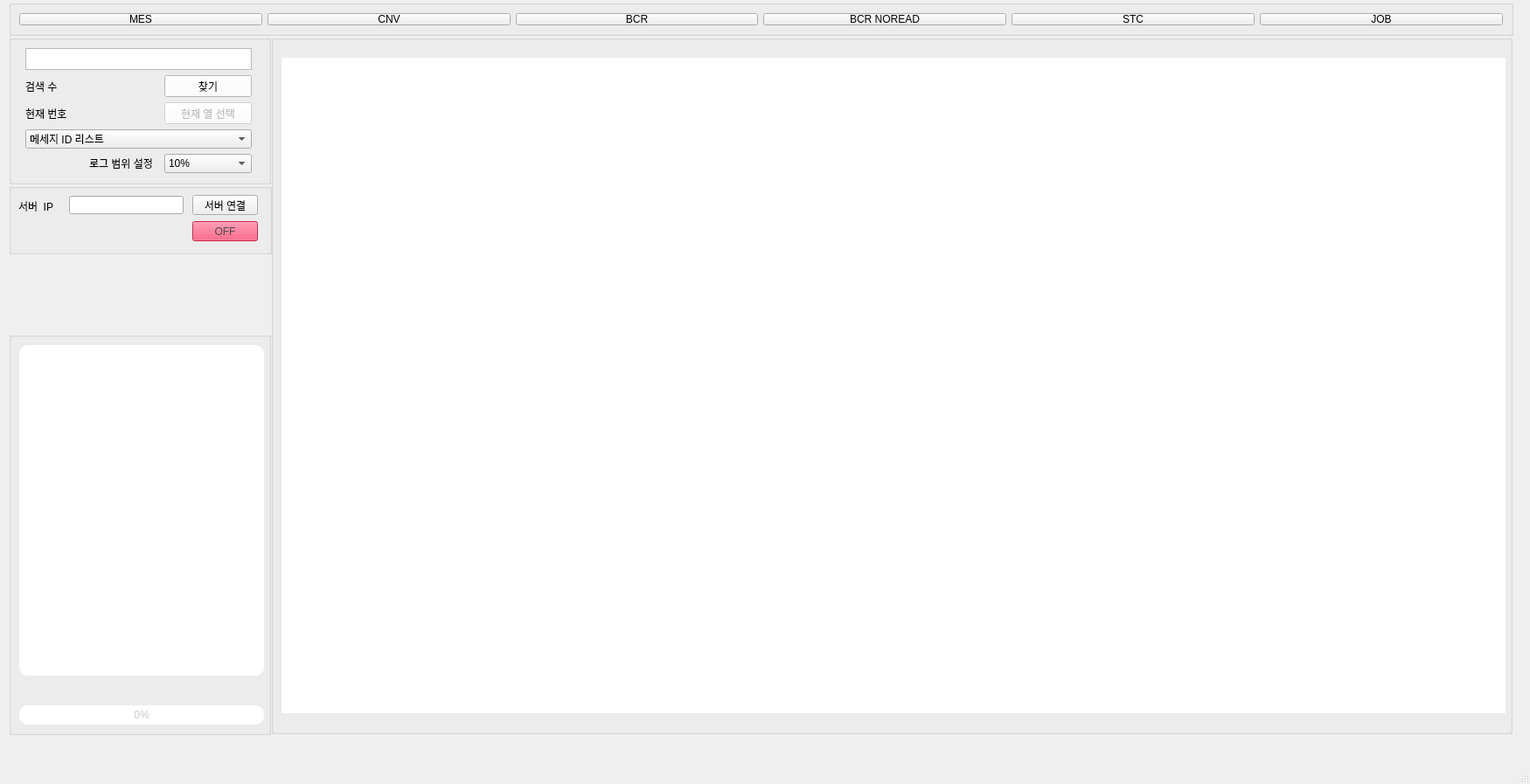
<?xml version="1.0" encoding="UTF-8"?>
<ui version="4.0">
 <class>MainWindow</class>
 <widget class="QMainWindow" name="MainWindow">
  <property name="windowModality">
   <enum>Qt::WindowModal</enum>
  </property>
  <property name="enabled">
   <bool>true</bool>
  </property>
  <property name="geometry">
   <rect>
    <x>0</x>
    <y>0</y>
    <width>1750</width>
    <height>897</height>
   </rect>
  </property>
  <property name="minimumSize">
   <size>
    <width>1000</width>
    <height>800</height>
   </size>
  </property>
  <property name="maximumSize">
   <size>
    <width>1750</width>
    <height>900</height>
   </size>
  </property>
  <property name="contextMenuPolicy">
   <enum>Qt::ActionsContextMenu</enum>
  </property>
  <property name="windowTitle">
   <string>ECSLOGCHK</string>
  </property>
  <property name="styleSheet">
   <string notr="true"/>
  </property>
  <property name="dockNestingEnabled">
   <bool>false</bool>
  </property>
  <widget class="QWidget" name="centralwidget">
   <property name="sizePolicy">
    <sizepolicy hsizetype="Expanding" vsizetype="Expanding">
     <horstretch>0</horstretch>
     <verstretch>0</verstretch>
    </sizepolicy>
   </property>
   <widget class="QGroupBox" name="groupBox">
    <property name="geometry">
     <rect>
      <x>10</x>
      <y>40</y>
      <width>300</width>
      <height>171</height>
     </rect>
    </property>
    <property name="title">
     <string/>
    </property>
    <layout class="QGridLayout" name="gridLayout">
     <item row="0" column="0" colspan="3">
      <widget class="QTextEdit" name="textEditFind">
       <property name="maximumSize">
        <size>
         <width>300</width>
         <height>25</height>
        </size>
       </property>
       <property name="lineWidth">
        <number>50</number>
       </property>
      </widget>
     </item>
     <item row="1" column="0">
      <widget class="QLabel" name="labelSearchNo">
       <property name="minimumSize">
        <size>
         <width>40</width>
         <height>0</height>
        </size>
       </property>
       <property name="maximumSize">
        <size>
         <width>45</width>
         <height>16777215</height>
        </size>
       </property>
       <property name="styleSheet">
        <string notr="true"/>
       </property>
       <property name="text">
        <string>검색 수</string>
       </property>
      </widget>
     </item>
     <item row="1" column="1">
      <widget class="QLabel" name="LCurrNo">
       <property name="minimumSize">
        <size>
         <width>40</width>
         <height>0</height>
        </size>
       </property>
       <property name="maximumSize">
        <size>
         <width>65</width>
         <height>16777215</height>
        </size>
       </property>
       <property name="styleSheet">
        <string notr="true"/>
       </property>
       <property name="text">
        <string/>
       </property>
      </widget>
     </item>
     <item row="1" column="2">
      <widget class="QPushButton" name="BtnFind">
       <property name="minimumSize">
        <size>
         <width>100</width>
         <height>0</height>
        </size>
       </property>
       <property name="maximumSize">
        <size>
         <width>100</width>
         <height>25</height>
        </size>
       </property>
       <property name="styleSheet">
        <string notr="true">background-color: rgb(255, 255, 255);</string>
       </property>
       <property name="text">
        <string>찾기</string>
       </property>
      </widget>
     </item>
     <item row="2" column="0">
      <widget class="QLabel" name="labelCurrNo">
       <property name="minimumSize">
        <size>
         <width>60</width>
         <height>0</height>
        </size>
       </property>
       <property name="maximumSize">
        <size>
         <width>25</width>
         <height>16777215</height>
        </size>
       </property>
       <property name="styleSheet">
        <string notr="true"/>
       </property>
       <property name="text">
        <string>현재 번호</string>
       </property>
      </widget>
     </item>
     <item row="2" column="1">
      <widget class="QLabel" name="LSearchNo">
       <property name="minimumSize">
        <size>
         <width>40</width>
         <height>0</height>
        </size>
       </property>
       <property name="maximumSize">
        <size>
         <width>65</width>
         <height>16777215</height>
        </size>
       </property>
       <property name="styleSheet">
        <string notr="true"/>
       </property>
       <property name="text">
        <string/>
       </property>
      </widget>
     </item>
     <item row="2" column="2">
      <widget class="QPushButton" name="BtnCurrRowSel">
       <property name="enabled">
        <bool>false</bool>
       </property>
       <property name="minimumSize">
        <size>
         <width>100</width>
         <height>25</height>
        </size>
       </property>
       <property name="maximumSize">
        <size>
         <width>100</width>
         <height>25</height>
        </size>
       </property>
       <property name="styleSheet">
        <string notr="true">background-color: rgb(255, 255, 255);</string>
       </property>
       <property name="text">
        <string>현재 열 선택</string>
       </property>
      </widget>
     </item>
     <item row="3" column="0" colspan="3">
      <widget class="QComboBox" name="comboBox">
       <property name="maximumSize">
        <size>
         <width>300</width>
         <height>16777215</height>
        </size>
       </property>
       <item>
        <property name="text">
         <string>메세지 ID 리스트</string>
        </property>
       </item>
       <item>
        <property name="text">
         <string>CONVEYOR_EVENT</string>
        </property>
       </item>
       <item>
        <property name="text">
         <string>CONVEYOR_REPLY</string>
        </property>
       </item>
       <item>
        <property name="text">
         <string>SEND_EVENT</string>
        </property>
       </item>
       <item>
        <property name="text">
         <string>SEND_REPLY</string>
        </property>
       </item>
       <item>
        <property name="text">
         <string>TRANSFER_IN_ECS_EVENT</string>
        </property>
       </item>
       <item>
        <property name="text">
         <string>TRANSFER_IN_ECS_REPLY</string>
        </property>
       </item>
       <item>
        <property name="text">
         <string>TRANSFER_OUT_ECS_EVENT</string>
        </property>
       </item>
       <item>
        <property name="text">
         <string>TRANSFER_OUT_ECS_REPLY</string>
        </property>
       </item>
       <item>
        <property name="text">
         <string>ALARM_EVENT</string>
        </property>
       </item>
       <item>
        <property name="text">
         <string>DATE_EVENT</string>
        </property>
       </item>
       <item>
        <property name="text">
         <string>DATE_REPLY</string>
        </property>
       </item>
       <item>
        <property name="text">
         <string>TRAY_EVENT</string>
        </property>
       </item>
       <item>
        <property name="text">
         <string>TRAYID_MATCHING_EVENT</string>
        </property>
       </item>
      </widget>
     </item>
     <item row="4" column="1">
      <widget class="QLabel" name="labelSearchNo_2">
       <property name="minimumSize">
        <size>
         <width>40</width>
         <height>0</height>
        </size>
       </property>
       <property name="maximumSize">
        <size>
         <width>100</width>
         <height>16777215</height>
        </size>
       </property>
       <property name="styleSheet">
        <string notr="true"/>
       </property>
       <property name="text">
        <string>로그 범위 설정</string>
       </property>
      </widget>
     </item>
     <item row="4" column="2">
      <widget class="QComboBox" name="comboBox_2">
       <item>
        <property name="text">
         <string>10%</string>
        </property>
       </item>
       <item>
        <property name="text">
         <string>20%</string>
        </property>
       </item>
       <item>
        <property name="text">
         <string>30%</string>
        </property>
       </item>
       <item>
        <property name="text">
         <string>40%</string>
        </property>
       </item>
       <item>
        <property name="text">
         <string>50%</string>
        </property>
       </item>
       <item>
        <property name="text">
         <string>60%</string>
        </property>
       </item>
       <item>
        <property name="text">
         <string>70%</string>
        </property>
       </item>
       <item>
        <property name="text">
         <string>80%</string>
        </property>
       </item>
       <item>
        <property name="text">
         <string>90%</string>
        </property>
       </item>
       <item>
        <property name="text">
         <string>100%</string>
        </property>
       </item>
      </widget>
     </item>
    </layout>
   </widget>
   <widget class="QGroupBox" name="groupBox_2">
    <property name="geometry">
     <rect>
      <x>10</x>
      <y>0</y>
      <width>1721</width>
      <height>41</height>
     </rect>
    </property>
    <property name="title">
     <string/>
    </property>
    <layout class="QHBoxLayout" name="horizontalLayout">
     <item>
      <widget class="QPushButton" name="Btn_MesLog">
       <property name="text">
        <string>MES</string>
       </property>
      </widget>
     </item>
     <item>
      <widget class="QPushButton" name="Btn_CnvLog">
       <property name="text">
        <string>CNV</string>
       </property>
      </widget>
     </item>
     <item>
      <widget class="QPushButton" name="Btn_BcrLog">
       <property name="text">
        <string>BCR</string>
       </property>
      </widget>
     </item>
     <item>
      <widget class="QPushButton" name="Btn_BcrNoReadLog">
       <property name="text">
        <string>BCR NOREAD</string>
       </property>
      </widget>
     </item>
     <item>
      <widget class="QPushButton" name="Btn_StcLog">
       <property name="text">
        <string>STC</string>
       </property>
      </widget>
     </item>
     <item>
      <widget class="QPushButton" name="Btn_JobLog">
       <property name="text">
        <string>JOB</string>
       </property>
      </widget>
     </item>
    </layout>
   </widget>
   <widget class="QGroupBox" name="groupBox_3">
    <property name="geometry">
     <rect>
      <x>310</x>
      <y>40</y>
      <width>1420</width>
      <height>800</height>
     </rect>
    </property>
    <property name="minimumSize">
     <size>
      <width>0</width>
      <height>800</height>
     </size>
    </property>
    <property name="maximumSize">
     <size>
      <width>16777215</width>
      <height>800</height>
     </size>
    </property>
    <property name="title">
     <string/>
    </property>
    <layout class="QHBoxLayout" name="horizontalLayout_2">
     <item>
      <widget class="QTableWidget" name="tableWidget">
       <property name="minimumSize">
        <size>
         <width>1400</width>
         <height>750</height>
        </size>
       </property>
       <property name="maximumSize">
        <size>
         <width>1600</width>
         <height>750</height>
        </size>
       </property>
       <property name="font">
        <font>
         <weight>50</weight>
         <bold>false</bold>
        </font>
       </property>
       <property name="focusPolicy">
        <enum>Qt::ClickFocus</enum>
       </property>
       <property name="styleSheet">
        <string notr="true">QTableWidget{
	border-radius:0px;
	background-color: rgb(255, 255, 255);
}</string>
       </property>
       <property name="sizeAdjustPolicy">
        <enum>QAbstractScrollArea::AdjustToContents</enum>
       </property>
       <property name="selectionBehavior">
        <enum>QAbstractItemView::SelectRows</enum>
       </property>
       <property name="sortingEnabled">
        <bool>true</bool>
       </property>
      </widget>
     </item>
    </layout>
   </widget>
   <widget class="QGroupBox" name="groupBox_4">
    <property name="geometry">
     <rect>
      <x>10</x>
      <y>380</y>
      <width>300</width>
      <height>461</height>
     </rect>
    </property>
    <property name="title">
     <string/>
    </property>
    <layout class="QVBoxLayout" name="verticalLayout">
     <item>
      <widget class="QListWidget" name="listWidget">
       <property name="minimumSize">
        <size>
         <width>280</width>
         <height>300</height>
        </size>
       </property>
       <property name="maximumSize">
        <size>
         <width>300</width>
         <height>900</height>
        </size>
       </property>
       <property name="styleSheet">
        <string notr="true">QListWidget{
	background-color: rgb(255, 255, 255);
	border-radius:10px;
}</string>
       </property>
      </widget>
     </item>
     <item>
      <widget class="QLabel" name="labelDownload">
       <property name="minimumSize">
        <size>
         <width>280</width>
         <height>0</height>
        </size>
       </property>
       <property name="font">
        <font>
         <family>Segoe UI Semibold</family>
         <pointsize>12</pointsize>
         <weight>75</weight>
         <bold>true</bold>
        </font>
       </property>
       <property name="styleSheet">
        <string notr="true">color: rgb(182, 10, 255);</string>
       </property>
       <property name="text">
        <string/>
       </property>
       <property name="alignment">
        <set>Qt::AlignLeading|Qt::AlignLeft|Qt::AlignVCenter</set>
       </property>
      </widget>
     </item>
     <item>
      <widget class="QProgressBar" name="progressBar">
       <property name="enabled">
        <bool>true</bool>
       </property>
       <property name="minimumSize">
        <size>
         <width>280</width>
         <height>0</height>
        </size>
       </property>
       <property name="layoutDirection">
        <enum>Qt::LeftToRight</enum>
       </property>
       <property name="styleSheet">
        <string notr="true">QProgressBar{
	background-color: rgb(255, 255, 255);
	color: rgb(200, 200, 200);
	border-style:none;
	border-radius: 10px;
	text-align:center;
}
QProgressBar::chunk{
	background-color: qlineargradient(spread:pad, x1:0, y1:0.5, x2:1, y2:0.506, stop:0 rgba(170, 0, 255, 255), stop:1 rgba(188, 27, 199, 255));
border-radius: 10px;

}</string>
       </property>
       <property name="value">
        <number>0</number>
       </property>
       <property name="alignment">
        <set>Qt::AlignCenter</set>
       </property>
       <property name="textDirection">
        <enum>QProgressBar::TopToBottom</enum>
       </property>
      </widget>
     </item>
    </layout>
   </widget>
   <widget class="QGroupBox" name="groupBox_5">
    <property name="geometry">
     <rect>
      <x>10</x>
      <y>210</y>
      <width>301</width>
      <height>81</height>
     </rect>
    </property>
    <property name="title">
     <string/>
    </property>
    <widget class="QLineEdit" name="lineEdit">
     <property name="geometry">
      <rect>
       <x>69</x>
       <y>14</y>
       <width>131</width>
       <height>21</height>
      </rect>
     </property>
    </widget>
    <widget class="QPushButton" name="pushButton">
     <property name="geometry">
      <rect>
       <x>210</x>
       <y>13</y>
       <width>75</width>
       <height>23</height>
      </rect>
     </property>
     <property name="text">
      <string>서버 연결</string>
     </property>
    </widget>
    <widget class="QLabel" name="label">
     <property name="geometry">
      <rect>
       <x>11</x>
       <y>20</y>
       <width>56</width>
       <height>12</height>
      </rect>
     </property>
     <property name="text">
      <string>서버  IP</string>
     </property>
    </widget>
    <widget class="QPushButton" name="pushButton_2">
     <property name="enabled">
      <bool>false</bool>
     </property>
     <property name="geometry">
      <rect>
       <x>210</x>
       <y>43</y>
       <width>75</width>
       <height>23</height>
      </rect>
     </property>
     <property name="styleSheet">
      <string notr="true">background-color: rgb(255, 38, 89);
color: rgb(75, 75, 75);</string>
     </property>
     <property name="text">
      <string>OFF</string>
     </property>
    </widget>
   </widget>
  </widget>
  <widget class="QMenuBar" name="menubar">
   <property name="geometry">
    <rect>
     <x>0</x>
     <y>0</y>
     <width>1750</width>
     <height>21</height>
    </rect>
   </property>
  </widget>
  <widget class="QStatusBar" name="statusbar"/>
  <action name="actionhi">
   <property name="text">
    <string>hi</string>
   </property>
  </action>
 </widget>
 <resources/>
 <connections/>
</ui>
